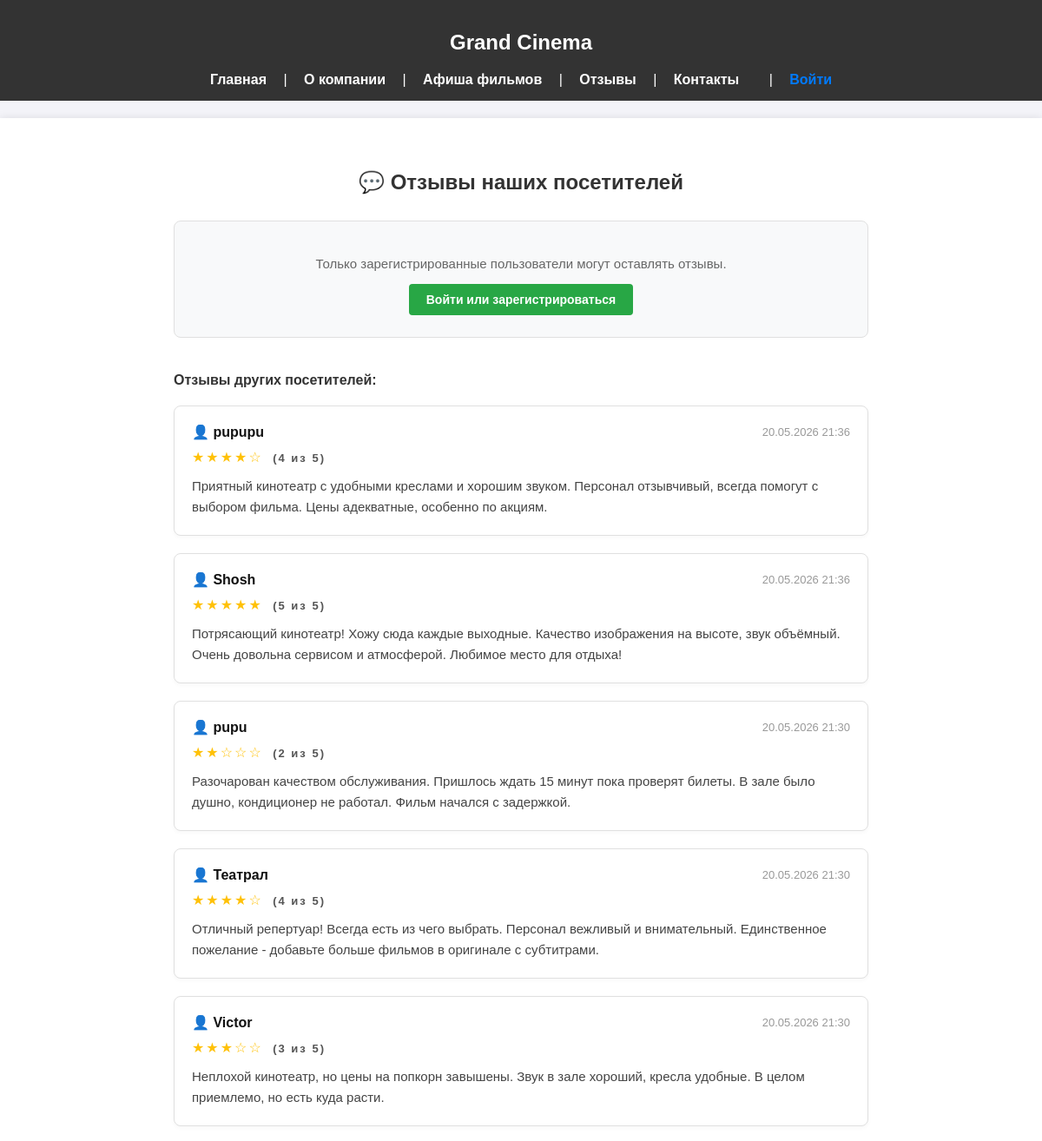
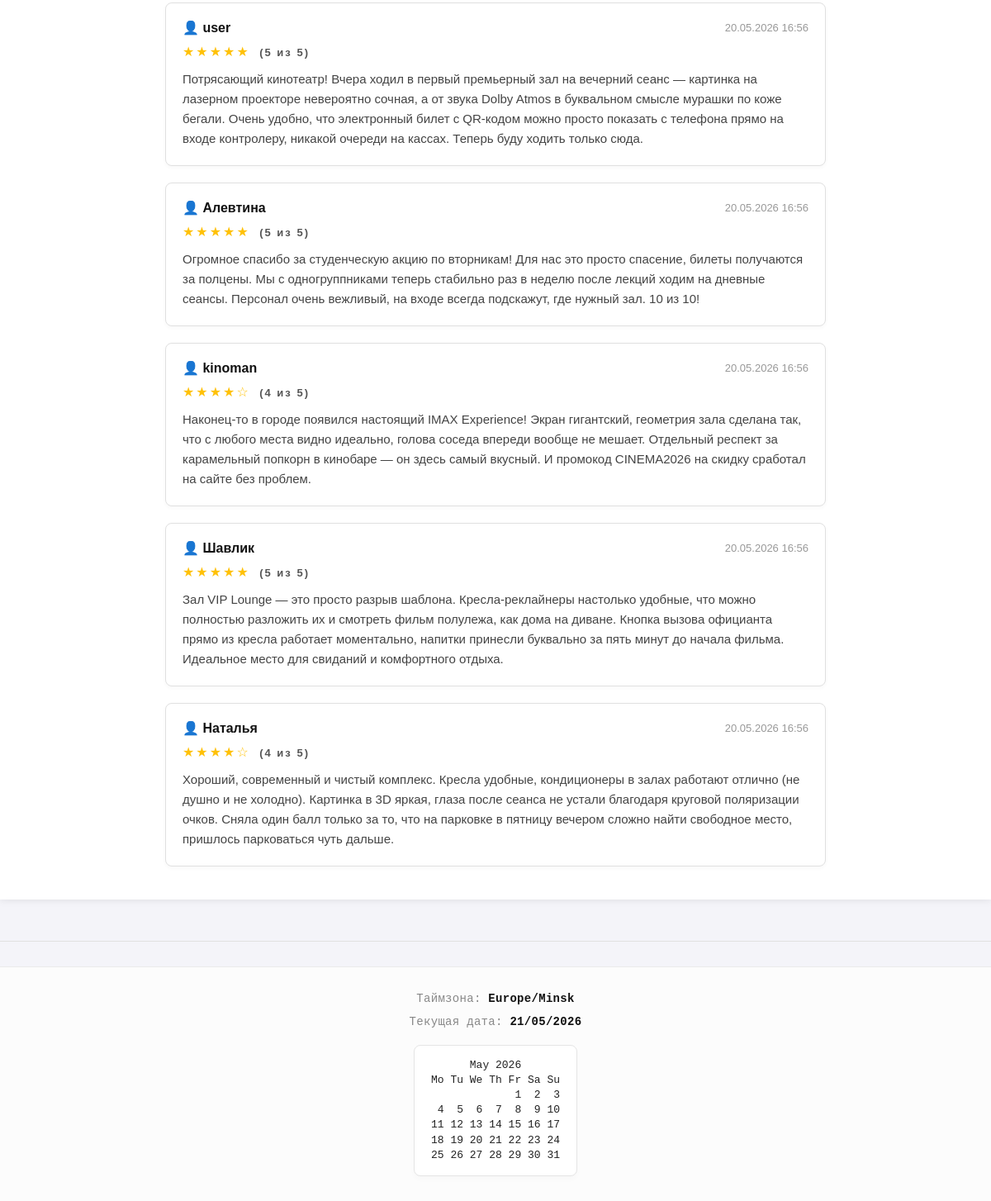
The app's page /reviews/ with its own data (2 pictures, top to bottom).
### cinema/models.py (models this page shows, shortened)
class TimeStampedModel(models.Model):
    created_at_utc = models.DateTimeField(null=True, blank=True, verbose_name="Дата создания (UTC)")
    created_at_local = models.DateTimeField(null=True, blank=True, verbose_name="Дата создания (Минск)")
    updated_at_utc = models.DateTimeField(null=True, blank=True, verbose_name="Дата изменения (UTC)")
    updated_at_local = models.DateTimeField(null=True, blank=True, verbose_name="Дата изменения (Минск)")
    class Meta:
        abstract = True

class Review(TimeStampedModel):
    user = models.ForeignKey(User, on_delete=models.CASCADE, verbose_name="Пользователь")
    rating = models.IntegerField(
        validators=[MinValueValidator(1), MaxValueValidator(5)],
        verbose_name="Оценка (1-5)"
    )
    text = models.TextField(verbose_name="Текст отзыва")
    class Meta:
        verbose_name = "Отзыв"
        verbose_name_plural = "Отзывы"
        ordering = ['-created_at_utc']

### cinema/views.py (the view, shortened to what this page needs)
# urls.py: re_path(r'^reviews/$', views.reviews_view, name='reviews'),
def reviews_view(request):
    user_review = None
    can_review = False
    if request.method == 'POST':
        if not request.user.is_authenticated:
            logger.warning("Попытка оставить отзыв без авторизации")
            messages.error(request, "Необходимо войти в систему для отправки отзыва.")
            return redirect('login')
        if request.user.is_staff or request.user.is_superuser or hasattr(request.user, 'employee_contact'):
            logger.warning(f"Сотрудник {request.user.username} попытался оставить отзыв")
            messages.error(request, "Сотрудники и администраторы не могут оставлять отзывы.")
            return redirect('reviews')
        form = ReviewForm(request.POST, instance=user_review)
        if form.is_valid():
            review = form.save(commit=False)
            review.user = request.user
            review.save()
            logger.info(f"Пользователь {request.user.username} оставил отзыв с оценкой {review.rating}")
            messages.success(request, "Ваш отзыв успешно сохранен!")
            return redirect('reviews')
    else:
        form = ReviewForm(instance=user_review) if can_review else None
    all_reviews = Review.objects.all().order_by('-created_at_utc')
    if user_review:
        all_reviews = all_reviews.exclude(id=user_review.id)
    return render(request, 'cinema/reviews.html', {
        'reviews': all_reviews,
        'user_review': user_review,
        'form': form,
        'can_review': can_review,
    })

### cinema/context_processors.py (called while the page is built)
def footer_info_processor(request):
    user_tz_name = "Europe/Minsk"
    user_now = datetime.now(zoneinfo.ZoneInfo(user_tz_name))
    text_cal = calendar.TextCalendar(calendar.MONDAY).formatmonth(user_now.year, user_now.month)
    return {
        'footer_user_tz': user_tz_name,
        'footer_current_date': user_now.strftime("%d/%m/%Y"),
        'footer_text_calendar': text_cal,
    }

### cinema/templates/cinema/reviews.html (shortened to what this page needs)
{% extends 'cinema/base.html' %}
{% block content %}
<div style="max-width: 800px; margin: 0 auto; padding: 20px; font-family: sans-serif;">
    <h2 style="color: #333; margin-bottom: 30px; text-align: center;">💬 Отзывы наших посетителей</h2>
    {% if user.is_authenticated %}
        {% if can_review %}
            <div style="background: #f8f9fa; border: 1px solid #e0e0e0; border-radius: 8px; padding: 25px; margin-bottom: 40px; box-shadow: 0 2px 4px rgba(0,0,0,0.02);">
                <h3 style="margin-top: 0; margin-bottom: 20px; color: #111; font-size: 18px;">
                    {% if user_review %}✏️ Редактировать ваш отзыв{% else %}Оставить свой отзыв{% endif %}
                </h3>
                <form method="post" style="display: flex; flex-direction: column; gap: 15px;">
                    {% csrf_token %}
                    <div>
                        <label style="display: block; font-weight: bold; margin-bottom: 5px; color: #555; font-size: 14px;">Ваша оценка:</label>
                        {{ form.rating }}
                    </div>
                    <div>
                        <label style="display: block; font-weight: bold; margin-bottom: 5px; color: #555; font-size: 14px;">Текст отзыва:</label>
                        <style>
                            form select, form textarea { width: 100%; padding: 10px; border: 1px solid #ccc; border-radius: 4px; box-sizing: border-box; font-size: 15px; }
                            form select { width: 120px; }
                        </style>
                        {{ form.text }}
                    </div>
                    <button type="submit" style="background: #007bff; color: white; padding: 12px 20px; border: none; border-radius: 4px; font-weight: bold; font-size: 15px; cursor: pointer; transition: background 0.2s; align-self: flex-start;">
                        {% if user_review %}Сохранить изменения{% else %}Отправить отзыв{% endif %}
                    </button>
                </form>
            </div>
        {% else %}
            <div style="background: #fff3cd; border: 1px solid #ffc107; border-radius: 8px; padding: 20px; margin-bottom: 40px; text-align: center;">
                <p style="color: #856404; margin: 0; font-size: 15px;">
                    ⚠️ Сотрудники и администраторы не могут оставлять отзывы.
                </p>
            </div>
        {% endif %}
    {% else %}
        <div style="background: #f8f9fa; border: 1px solid #e0e0e0; border-radius: 8px; padding: 25px; margin-bottom: 40px; text-align: center;">
            <p style="color: #666; margin-bottom: 15px; font-size: 15px;">Только зарегистрированные пользователи могут оставлять отзывы.</p>
            <a href="{% url 'login' %}" style="background: #28a745; color: white; padding: 10px 20px; text-decoration: none; border-radius: 4px; font-weight: bold; display: inline-block; font-size: 14px;">
                Войти или зарегистрироваться
            </a>
        </div>
    {% endif %}
    <h3 style="color: #333; margin-bottom: 20px; font-size: 16px; font-weight: bold;">Отзывы других посетителей:</h3>
    <div style="display: flex; flex-direction: column; gap: 20px;">
        {% for review in reviews %}
            <div style="background: #ffffff; border: 1px solid #e0e0e0; border-radius: 8px; padding: 20px; box-shadow: 0 2px 5px rgba(0,0,0,0.03);">
                <div style="display: flex; justify-content: space-between; align-items: center; margin-bottom: 10px;">
                    <span style="font-weight: bold; color: #111; font-size: 16px;">
                        👤 {{ review.user.username }}
                    </span>
                    <span style="color: #999; font-size: 13px;">
                        {{ review.created_at_local|date:"d.m.Y H:i" }}
                    </span>
                </div>
                <div style="color: #ffc107; font-size: 16px; margin-bottom: 12px; letter-spacing: 2px;">
                    {% if review.rating == 5 %} ★★★★★
                    {% elif review.rating == 4 %} ★★★★☆
                    {% elif review.rating == 3 %} ★★★☆☆
                    {% elif review.rating == 2 %} ★★☆☆☆
                    {% else %} ★☆☆☆☆
                    {% endif %}
                    <span style="color: #555; font-size: 13px; font-weight: bold; margin-left: 5px; font-family: inherit;">({{ review.rating }} из 5)</span>
                </div>
                <p style="color: #444; line-height: 1.6; margin: 0; font-size: 15px; white-space: pre-line;">{{ review.text }}</p>
            </div>
        {% endfor %}
    </div>
</div>
{% endblock %}

### cinema/templates/cinema/base.html (style rules this page uses)
body { font-family: Arial, sans-serif; margin: 0; padding: 0; background: #f4f4f9; }

### records on screen
Review: user.username "pupupu", created_at_local "20.05.2026 21:36", rating "4", text "Приятный кинотеатр с удобными креслами и хорошим звуком. Персонал отзывчивый, всегда помогут с выбором фильма. Цены адекватные, особенно по акциям."
Review: user.username "Shosh", created_at_local "20.05.2026 21:36", rating "5", text "Потрясающий кинотеатр! Хожу сюда каждые выходные. Качество изображения на высоте, звук объёмный. Очень довольна сервисом и атмосферой. Любимое место для отдыха!"
Review: user.username "pupu", created_at_local "20.05.2026 21:30", rating "2", text "Разочарован качеством обслуживания. Пришлось ждать 15 минут пока проверят билеты. В зале было душно, кондиционер не работал. Фильм начался с задержкой."
Review: user.username "Театрал", created_at_local "20.05.2026 21:30", rating "4", text "Отличный репертуар! Всегда есть из чего выбрать. Персонал вежливый и внимательный. Единственное пожелание - добавьте больше фильмов в оригинале с субтитрами."
Review: user.username "Victor", created_at_local "20.05.2026 21:30", rating "3", text "Неплохой кинотеатр, но цены на попкорн завышены. Звук в зале хороший, кресла удобные. В целом приемлемо, но есть куда расти."
Review: user.username "user", created_at_local "20.05.2026 16:56", rating "5", text "Потрясающий кинотеатр! Вчера ходил в первый премьерный зал на вечерний сеанс — картинка на лазерном проекторе невероятно сочная, а от звука Dolby Atmos в буквальном смысле мурашки по коже бегали. Очень удобно, что электронный билет с QR-кодом можно просто показать с телефона прямо на входе контролеру, никакой очереди на кассах. Теперь буду ходить только сюда."
Review: user.username "Алевтина", created_at_local "20.05.2026 16:56", rating "5", text "Огромное спасибо за студенческую акцию по вторникам! Для нас это просто спасение, билеты получаются за полцены. Мы с одногруппниками теперь стабильно раз в неделю после лекций ходим на дневные сеансы. Персонал очень вежливый, на входе всегда подскажут, где нужный зал. 10 из 10!"
Review: user.username "kinoman", created_at_local "20.05.2026 16:56", rating "4", text "Наконец-то в городе появился настоящий IMAX Experience! Экран гигантский, геометрия зала сделана так, что с любого места видно идеально, голова соседа впереди вообще не мешает. Отдельный респект за карамельный попкорн в кинобаре — он здесь самый вкусный. И промокод CINEMA2026 на скидку сработал на сайте без проблем."
Review: user.username "Шавлик", created_at_local "20.05.2026 16:56", rating "5", text "Зал VIP Lounge — это просто разрыв шаблона. Кресла-реклайнеры настолько удобные, что можно полностью разложить их и смотреть фильм полулежа, как дома на диване. Кнопка вызова официанта прямо из кресла работает моментально, напитки принесли буквально за пять минут до начала фильма. Идеальное место для свиданий и комфортного отдыха."
Review: user.username "Наталья", created_at_local "20.05.2026 16:56", rating "4", text "Хороший, современный и чистый комплекс. Кресла удобные, кондиционеры в залах работают отлично (не душно и не холодно). Картинка в 3D яркая, глаза после сеанса не устали благодаря круговой поляризации очков. Сняла один балл только за то, что на парковке в пятницу вечером сложно найти свободное место, пришлось парковаться чуть дальше."

### other values on screen
{{ footer_user_tz }} "Europe/Minsk"
{{ footer_current_date }} "21/05/2026"
{{ footer_text_calendar }} "May 2026 Mo Tu We Th Fr Sa Su 1 2 3 4 5 6 7 8 9 10 11 12 13 14 15 16 17 18 19 20 21 22 23 24 25 26 27 28 29 30 31"
